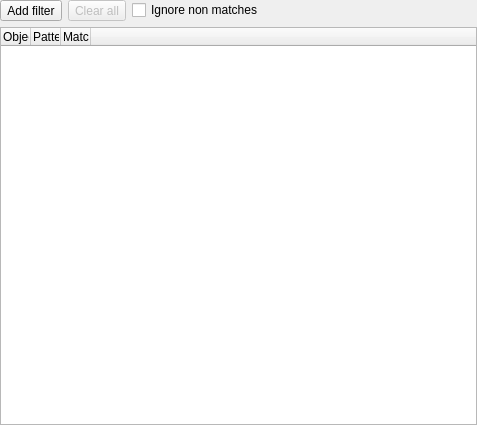
<?xml version="1.0" encoding="UTF-8"?>
<ui version="4.0">
 <class>ObjectsFilterWidget</class>
 <widget class="QWidget" name="ObjectsFilterWidget">
  <property name="geometry">
   <rect>
    <x>0</x>
    <y>0</y>
    <width>477</width>
    <height>425</height>
   </rect>
  </property>
  <property name="sizePolicy">
   <sizepolicy hsizetype="Preferred" vsizetype="Expanding">
    <horstretch>0</horstretch>
    <verstretch>0</verstretch>
   </sizepolicy>
  </property>
  <property name="windowTitle">
   <string>Form</string>
  </property>
  <layout class="QGridLayout" name="gridLayout">
   <property name="leftMargin">
    <number>0</number>
   </property>
   <property name="topMargin">
    <number>0</number>
   </property>
   <property name="rightMargin">
    <number>0</number>
   </property>
   <property name="bottomMargin">
    <number>0</number>
   </property>
   <item row="3" column="0" colspan="3">
    <widget class="QTableWidget" name="filters_tbw">
     <property name="enabled">
      <bool>true</bool>
     </property>
     <property name="sizePolicy">
      <sizepolicy hsizetype="Expanding" vsizetype="Expanding">
       <horstretch>0</horstretch>
       <verstretch>0</verstretch>
      </sizepolicy>
     </property>
     <property name="sizeAdjustPolicy">
      <enum>QAbstractScrollArea::AdjustToContents</enum>
     </property>
     <property name="editTriggers">
      <set>QAbstractItemView::AnyKeyPressed|QAbstractItemView::DoubleClicked</set>
     </property>
     <property name="alternatingRowColors">
      <bool>true</bool>
     </property>
     <property name="selectionMode">
      <enum>QAbstractItemView::ExtendedSelection</enum>
     </property>
     <property name="selectionBehavior">
      <enum>QAbstractItemView::SelectItems</enum>
     </property>
     <property name="gridStyle">
      <enum>Qt::SolidLine</enum>
     </property>
     <property name="sortingEnabled">
      <bool>true</bool>
     </property>
     <attribute name="horizontalHeaderCascadingSectionResizes">
      <bool>true</bool>
     </attribute>
     <attribute name="horizontalHeaderMinimumSectionSize">
      <number>30</number>
     </attribute>
     <attribute name="horizontalHeaderDefaultSectionSize">
      <number>30</number>
     </attribute>
     <attribute name="horizontalHeaderShowSortIndicator" stdset="0">
      <bool>true</bool>
     </attribute>
     <attribute name="horizontalHeaderStretchLastSection">
      <bool>true</bool>
     </attribute>
     <attribute name="verticalHeaderVisible">
      <bool>false</bool>
     </attribute>
     <attribute name="verticalHeaderCascadingSectionResizes">
      <bool>false</bool>
     </attribute>
     <attribute name="verticalHeaderMinimumSectionSize">
      <number>30</number>
     </attribute>
     <attribute name="verticalHeaderDefaultSectionSize">
      <number>30</number>
     </attribute>
     <attribute name="verticalHeaderHighlightSections">
      <bool>false</bool>
     </attribute>
     <attribute name="verticalHeaderShowSortIndicator" stdset="0">
      <bool>false</bool>
     </attribute>
     <attribute name="verticalHeaderStretchLastSection">
      <bool>false</bool>
     </attribute>
     <column>
      <property name="text">
       <string>Object</string>
      </property>
      <property name="textAlignment">
       <set>AlignLeading|AlignVCenter</set>
      </property>
      <property name="icon">
       <iconset resource="../res/resources.qrc">
        <normaloff>:/icones/icones/table.png</normaloff>:/icones/icones/table.png</iconset>
      </property>
     </column>
     <column>
      <property name="text">
       <string>Pattern</string>
      </property>
      <property name="textAlignment">
       <set>AlignLeading|AlignVCenter</set>
      </property>
      <property name="icon">
       <iconset resource="../res/resources.qrc">
        <normaloff>:/icones/icones/textbox.png</normaloff>:/icones/icones/textbox.png</iconset>
      </property>
     </column>
     <column>
      <property name="text">
       <string>Matching</string>
      </property>
      <property name="textAlignment">
       <set>AlignLeading|AlignVCenter</set>
      </property>
      <property name="icon">
       <iconset resource="../res/resources.qrc">
        <normaloff>:/icones/icones/filter.png</normaloff>:/icones/icones/filter.png</iconset>
      </property>
     </column>
     <column>
      <property name="text">
       <string/>
      </property>
     </column>
    </widget>
   </item>
   <item row="2" column="0" colspan="3">
    <layout class="QHBoxLayout" name="horizontalLayout">
     <item>
      <widget class="QToolButton" name="add_tb">
       <property name="text">
        <string>Add filter</string>
       </property>
       <property name="icon">
        <iconset resource="../res/resources.qrc">
         <normaloff>:/icones/icones/adddata.png</normaloff>:/icones/icones/adddata.png</iconset>
       </property>
       <property name="iconSize">
        <size>
         <width>22</width>
         <height>22</height>
        </size>
       </property>
       <property name="shortcut">
        <string>Ins</string>
       </property>
       <property name="toolButtonStyle">
        <enum>Qt::ToolButtonTextBesideIcon</enum>
       </property>
      </widget>
     </item>
     <item>
      <widget class="QToolButton" name="clear_all_tb">
       <property name="enabled">
        <bool>false</bool>
       </property>
       <property name="text">
        <string>Clear all</string>
       </property>
       <property name="icon">
        <iconset resource="../res/resources.qrc">
         <normaloff>:/icones/icones/limpartexto.png</normaloff>:/icones/icones/limpartexto.png</iconset>
       </property>
       <property name="iconSize">
        <size>
         <width>22</width>
         <height>22</height>
        </size>
       </property>
       <property name="shortcut">
        <string>Shift+Del</string>
       </property>
       <property name="toolButtonStyle">
        <enum>Qt::ToolButtonTextBesideIcon</enum>
       </property>
      </widget>
     </item>
     <item>
      <widget class="QCheckBox" name="ignore_non_matches_chk">
       <property name="toolTip">
        <string>Causes objects not matching the filters to be not listed in the objects tree.</string>
       </property>
       <property name="text">
        <string>Ignore non matches</string>
       </property>
      </widget>
     </item>
    </layout>
   </item>
  </layout>
 </widget>
 <resources>
  <include location="../res/resources.qrc"/>
 </resources>
 <connections/>
</ui>
